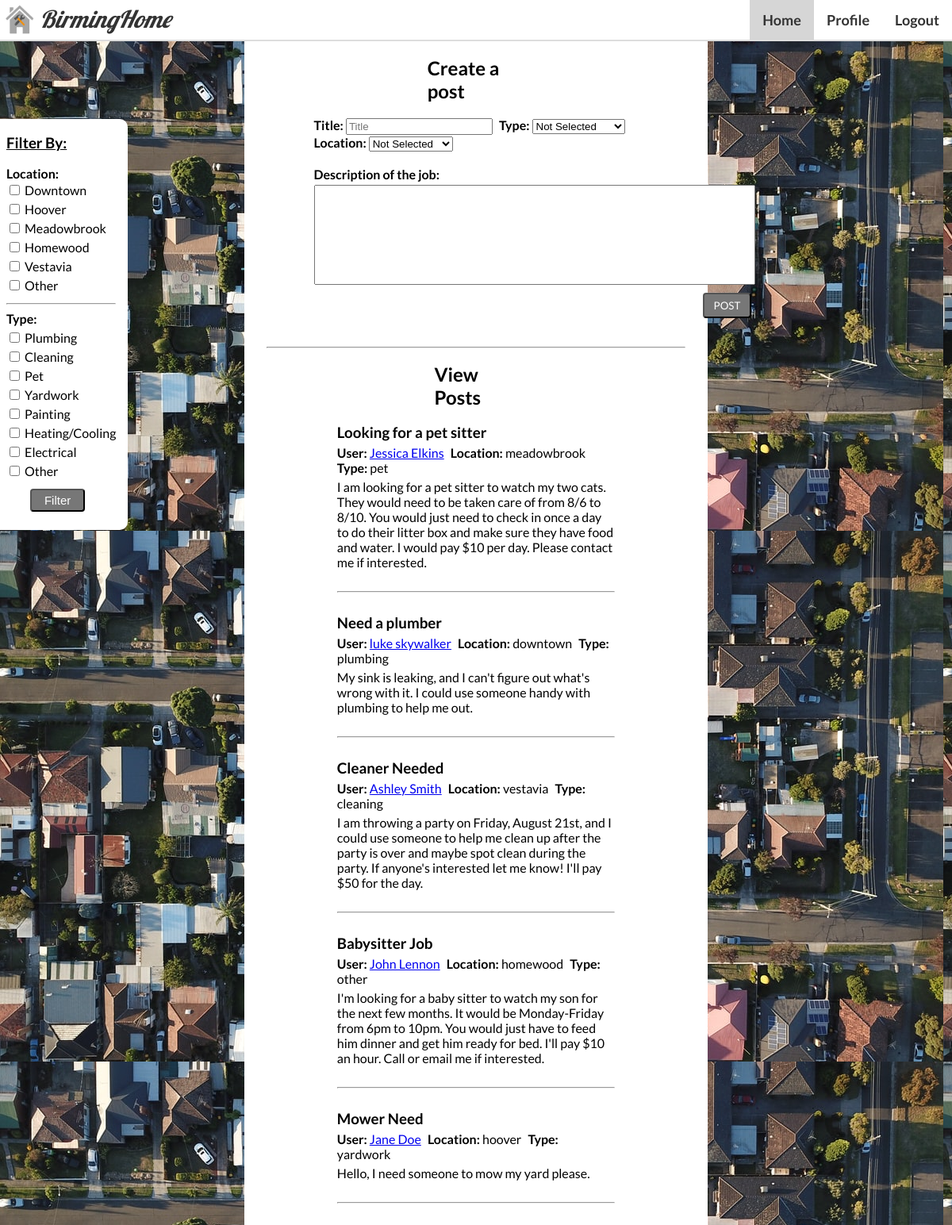
The app's page /homepage (signed in) with its own data.
### main.py (models this page shows, shortened)
class Post(db.Model):
    __tablename__ = "posts"
    id = db.Column(db.Integer, primary_key = True)
    fullname = db.Column(db.Text)
    email = db.Column(db.Text)
    titleOfJob = db.Column(db.Text)
    typeOfJob = db.Column(db.Text)
    locationOfJob = db.Column(db.Text)
    descOfJob = db.Column(db.Text)

### main.py (the view, shortened to what this page needs)
@app.route('/homepage', methods = ['GET', 'POST'])
def homepage ():
    email = session.get('email', None)
    searchUsers = User.query.filter(User.email == email).all()
    getUser = searchUsers[0]
    firstName = getUser.firstName
    lastName = getUser.lastName
    fullName = firstName + " " + lastName
    typeOne, typeTwo, typeThree, typeFour, typeFive, typeSix, typeSeven, typeEight = "[]", "[]", "[]", "[]", "[]", "[]", "[]", "[]"
    locationOne, locationTwo, locationThree, locationFour, locationFive, locationSix = "[]", "[]", "[]", "[]", "[]", "[]"
    location_one, location_two, location_three, location_four, location_five, location_six = False, False, False, False, False, False
    type_one, type_two, type_three, type_four, type_five, type_six, type_seven, type_eight = False, False, False, False, False, False, False, False
    location1, location2, location3, location4, location5, location6 = False, False, False, False, False, False
    type1, type2, type3, type4, type5, type6, type7, type8 = False, False, False, False, False, False, False, False
    noneSelected = True
    form = FilterForm()
    all_posts = Post.query.all()
    if location1 + location2 + location3 + location4 + location5 + location6 == False:
        if type1 + type2 + type3 + type4 + type5 + type6 + type7 + type8 == False:
            noneSelected = True
    return render_template('homepage.html', email=email, all_posts=all_posts, form=form, type_one=type_one, type_two=type_two, type_three=type_three, type_four=type_four, type_five=type_five,
                            type_six=type_six, type_seven=type_seven, type_eight=type_eight, location_one=location_one, location_two=location_two, location_three=location_three,
                            location_four=location_four, location_five=location_five, locaton_six=location_six, typeOne=typeOne, typeTwo=typeTwo, typeThree=typeThree, typeFour=typeFour,
                            typeFive=typeFive, typeSix=typeSix, typeSeven=typeSeven, typeEight=typeEight, locationOne=locationOne, locationTwo=locationTwo, locationThree=locationThree,
                            locationFour=locationFour, locationFive=locationFive, locationSix=locationSix, noneSelected=noneSelected)

### main.py
class FilterForm (FlaskForm):
    location1 = BooleanField ("Downtown")
    location2 = BooleanField ("Hoover")
    location3 = BooleanField ("Meadowbrook")
    location4 = BooleanField ("Homewood")
    location5 = BooleanField ("Vestavia")
    location6 = BooleanField ("Other")
    type1 = BooleanField ("Plumbing")
    type2 = BooleanField ("Cleaning")
    type3 = BooleanField ("Pet")
    type4 = BooleanField ("Yardwork")
    type5 = BooleanField ("Painting")
    type6 = BooleanField ("Heating/Cooling")
    type7 = BooleanField ("Electrical")
    type8 = BooleanField ("Other")
    filter=SubmitField("Filter")

### templates/homepage.html (shortened to what this page needs)
<!DOCTYPE html>
<html lang="en" dir="ltr">
  <head>
    <link href="{{ url_for('static', filename='homepage.css') }}" rel="stylesheet">
  </head>
  <body>
    <div class="topnav">
      <img src="{{url_for('static', filename='bhomelogo.jpg')}}">
      <p>BirmingHome</p>
      <a href="/"><strong>Logout</strong></a>
      <a href="user/{{email}}"><strong>Profile</strong></a>
      <a class="active" href="homepage"><strong>Home</strong></a>
    </div><br>
    <div class="filterBy">
      <form method="POST">
        <h3><u>Filter By:</u></h3>
        <strong>Location:</strong><br>
        {{ form.location1() }} {{ form.location1.label }}
        <br>
        {{ form.location2() }} {{ form.location2.label }}
        <br>
        {{ form.location3() }} {{ form.location3.label }}
        <br>
        {{ form.location4() }} {{ form.location4.label }}
        <br>
        {{ form.location5() }} {{ form.location5.label }}
        <br>
        {{ form.location6() }} {{ form.location6.label }}
        <br><hr>
        <strong>Type:</strong><br>
        {{ form.type1() }} {{ form.type1.label }}
        <br>
        {{ form.type2() }} {{ form.type2.label }}
        <br>
        {{ form.type3() }} {{ form.type3.label }}
        <br>
        {{ form.type4() }} {{ form.type4.label }}
        <br>
        {{ form.type5()}} {{ form.type5.label }}
        <br>
        {{ form.type6() }} {{ form.type6.label }}
        <br>
        {{ form.type7()}} {{ form.type7.label }}
        <br>
        {{ form.type8() }} {{ form.type8.label }}
        <br>
        {{ form.filter(class="filterButton") }}
      </form>
    </div>
    <div class="borderDiv">
    <div class="postForm">
      <form method="post"><br>
        <h2>Create a post</h2><br>
        <label for="inputTitle"><strong>Title:</strong></label>
        <input name="title" id="inputTitle" placeholder="Title" required autofocus>
        <label for="inputType"><strong>Type:</strong></label>
        <select id="inputType" name="type" required>
          <option value="">Not Selected</option>
        </select>
        <label for="inputLocation"><strong>Location:</strong></label>
        <select id="inputLocation" name="location" required>
          <option value="">Not Selected</option>
        </select>
        <br><br>
        <label for="inputDesc"><strong>Description of the job:</strong></label><br>
        <textarea id="inputDesc" name="description" required style="width:550px; height:120px; resize: none;"></textarea><br>
        <button type="submit">POST</button>
      </form>
    </div>
    <br><br>
    <hr style="width: 90%; margin: auto;"><br>
    <div class="showPosts">
      <h2>View Posts</h2><br>
      {% if noneSelected %}
        {% for post in all_posts %}
            <h3>{{post.titleOfJob}}</h3>
            <p class="postID"><strong>User:</strong> <a href="user/{{post.email}}">{{post.fullname}}</a></p>
            <p class="postID"><strong>Location:</strong> {{post.locationOfJob}}</p>
            <p class="postID"><strong>Type:</strong> {{post.typeOfJob}}</p>
            <p class="postDesc">{{post.descOfJob}}</p>
            <br><hr><br>
          {% endfor %}
      {% endif %}
    </div>
  </div>
  </body>
</html>

### static/homepage.css (style rules this page uses)
.topnav { background-color: white; overflow: hidden; margin-top: -8px; margin-left: -8px; margin-right: -8px; border-bottom: 2px solid #ddd; }
.topnav a { float: right; color: #333333; font-family: 'Lato', sans-serif; font-size: 18px; text-decoration: none; padding: 14px 16px; text-align: center; display: inline-block; margin: 0; }
.topnav a.active { background-color: #d6d6d6; }
.topnav img { float: left; width: 40px; height: 40px; display: inline-block; padding: 0; margin: 0; margin-left: 5px; margin-top: 5px; }
.topnav p { font-family: 'Lobster', sans-serif; font-style: italic; font-size: 30px; color: #333333; padding-top: 5px; padding-bottom: 0; padding-left: 5px; padding-right: 0; margin: 0; display: inline-block; }
body { background-image: url("neighborhood.jpg"); }
.postForm { font-family: 'Lato', sans-serif; background: white; margin: auto; width: 70%; }
.showPosts { font-family: 'Lato', sans-serif; background: white; margin: auto; width: 60%; }
.borderDiv { background: white; margin-top:-18px; margin-bottom: -10px; margin-left: 300px; margin-right: 300px; }
.filterBy { background: white; font-family: 'Lato', sans-serif; float: left; margin: 0; border-top-right-radius: 10px; border-bottom-right-radius: 10px; margin-top: 80px; margin-left: -10px; padding-left: 10px; padding-right: 15px; padding-bottom: 15px; }
.filterBy input { margin-bottom: 8px; }
.filterButton { margin: auto; margin-left: 30px; margin-top: 8px; width: 50%; font-size: 15px; padding: 4px 8px; background-color: #777777; border-radius: 4px; color: white; }
#location1 { margin-top: 5px; }
#type1 { margin-top: 8px; }
.showPosts h2 { margin: auto; width: 30%; }
.showPosts h3 { margin: 0; margin-bottom: 5px; }
.postDesc { margin: 0; margin-top: 5px; }
.postForm button { margin-top: 2px; font-family: 'Lato', sans-serif; padding: 6px 12px; margin-left: 490px; background-color: #777777; border-radius: 4px; color: white; }
.postForm textarea { margin-top: 4px; margin-bottom: 5px; }
.postForm input, select { margin-right: 5px; }
.postForm h2 { margin: auto; width: 30%; }
.postID { display: inline; margin-right: 5px; }

### records on screen
Post: location1.label "Downtown", type1.label "Plumbing", titleOfJob "Need a plumber", fullname "luke skywalker", locationOfJob "downtown", typeOfJob "plumbing", descOfJob "My sink is leaking, and I can't figure out what's wrong with it. I could use someone handy with plumbing to help me out."
Post: location2.label "Hoover", type4.label "Yardwork", titleOfJob "Mower Need", fullname "Jane Doe", locationOfJob "hoover", typeOfJob "yardwork", descOfJob "Hello, I need someone to mow my yard please."
Post: location3.label "Meadowbrook", type3.label "Pet", titleOfJob "Looking for a pet sitter", fullname "Jessica Elkins", locationOfJob "meadowbrook", typeOfJob "pet", descOfJob "I am looking for a pet sitter to watch my two cats. They would need to be taken care of from 8/6 to 8/10. You would just need to check in once a day to do their litter box and make sure they have food and water. I would pay $10 per day. Please contact me if interested."
Post: location4.label "Homewood", location6.label "Other", type8.label "Other", titleOfJob "Babysitter Job", fullname "John Lennon", locationOfJob "homewood", typeOfJob "other", descOfJob "I'm looking for a baby sitter to watch my son for the next few months. It would be Monday-Friday from 6pm to 10pm. You would just have to feed him dinner and get him ready for bed. I'll pay $10 an hour. Call or email me if interested."
Post: location5.label "Vestavia", type2.label "Cleaning", titleOfJob "Cleaner Needed", fullname "Ashley Smith", locationOfJob "vestavia", typeOfJob "cleaning", descOfJob "I am throwing a party on Friday, August 21st, and I could use someone to help me clean up after the party is over and maybe spot clean during the party. If anyone's interested let me know! I'll pay $50 for the day."
